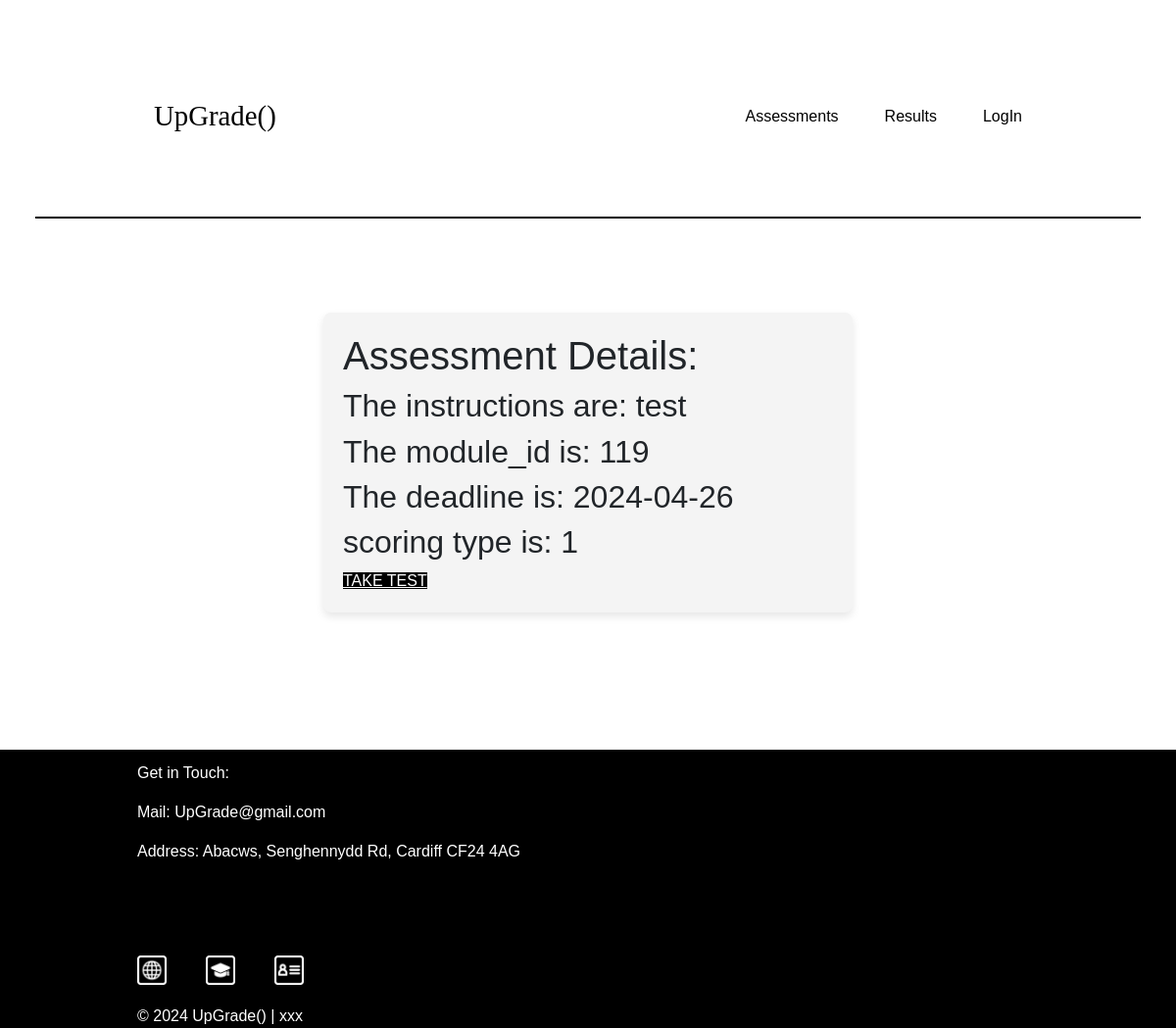
/summative_studentassessmentdetails/6, run on the app's committed database.
### tables this page shows
CREATE TABLE Summative_Assessments_ (
    Assessment_ID INTEGER PRIMARY KEY AUTOINCREMENT,
    Module_ID INTEGER NOT NULL,
    Lecturer_ID INTEGER NOT NULL,
    Deadline DATE,
    Feedbackdate DATE,
    Available INTEGER,
    Feedbacktype INTEGER,
	Instructions INTEGER
);

### app.py (the view)
@app.route("/summative_studentassessmentdetails/<int:assess>")
def summative_studentassessmentdetails(assess):
    try:
        conn = sqlite3.connect(DATABASE)
        conn.row_factory = sqlite3.Row
        cur = conn.cursor()
        cur.execute("SELECT Assessment_ID, Module_ID, Lecturer_ID, Deadline, Feedbackdate, Feedbacktype, Instructions From Summative_Assessments_ Where Assessment_ID = ?", (int(assess),))
        details = cur.fetchone()
        if details:
            return render_template("summative_studentassessmentdetails.html", details=details)
        else:
            return render_template("lecturerexamwarning.html")
    except sqlite3.Error as e:
        print(f"Error is {e}")
        return "uh oh"
    finally:
            conn.close()

### templates/summative_studentassessmentdetails.html (shortened to what this page needs)
{% extends "index.html" %}
{% block content %}
 <div class="home-in-boxes">
 <div class="home-in-box">
<h1>Assessment Details:</h1>
<h2>The instructions are: {{ details['Instructions'] }}</h2>
<h2>The module_id is: {{ details['Module_ID'] }}</h2>
<h2>The deadline is: {{ details['Deadline'] }}</h2>
<h2>scoring type is: {{details['Feedbacktype']}}</h2>
<a href="{{ url_for('summative_studentexaminprogress', Taketest=details['Assessment_ID'], scoringtype=details['Feedbacktype']) }}" class="home-in-button" >TAKE TEST
</a></div></div>
{% endblock %}

### static/style_a.css (style rules this page uses)
* { font-family: Arial, Helvetica, sans-serif; box-sizing: border-box; margin: 0; padding: 0; list-style: none; }
body { line-height: 1.5; font-size: 1.15rem; }
.home-in-boxes { display: flex; justify-content: center; gap: 4vw; }
.home-in-box { background-color: #f4f4f4; padding: 20px; border-radius: 8px; box-shadow: 0 4px 8px rgba(0,0,0,0.1); width: 45vw; margin-bottom: 5vh; }
.home-in-button, .home-out-button { background-color: #000000; color: white; }

### data on the page
Summative_Assessments_: Instructions "test", Module_ID "119", Deadline "2024-04-26", Feedbacktype "1"
